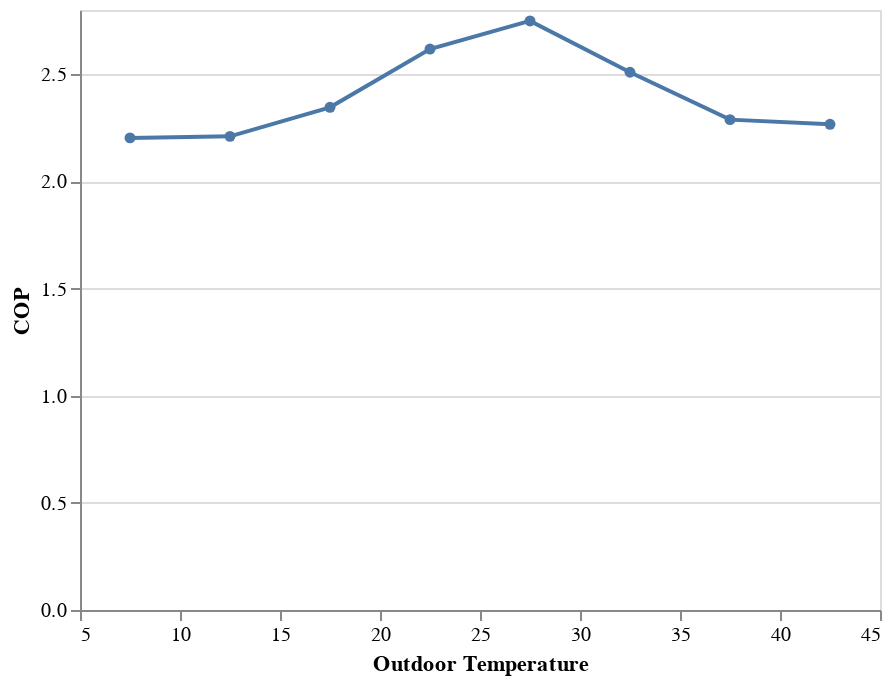

Notebook code cell kept with this figure:
### Code cell
alt.Chart(dfb).mark_line(point=True).encode(
    x = alt.X('Adj Outdoor Temp', bin=alt.Bin(maxbins=10), axis=alt.Axis(title='Outdoor Temperature')),
    y = alt.Y('mean(COP)', axis=alt.Axis(title='COP')),
)

### Figure 1 — Vega-Lite specification as saved in the notebook (floating-point values rounded to 4 significant figures)
{"$schema": "https://vega.github.io/schema/vega-lite/v2.4.3.json", "config": {"view": {"height": 300, "width": 400}}, "data": {"values": [{"Adj Outdoor Temp": 16.95, "COP": 2.225, "Cycles/Hour": 0.3035, "Remote Thermostat": false}, {"Adj Outdoor Temp": 12.8, "COP": 1.988, "Cycles/Hour": 0.2437, "Remote Thermostat": false}, {"Adj Outdoor Temp": 15.61, "COP": 2.084, "Cycles/Hour": 0.3065, "Remote Thermostat": false}, {"Adj Outdoor Temp": 26.08, "COP": 2.587, "Cycles/Hour": 0.2461, "Remote Thermostat": false}, {"Adj Outdoor Temp": 14.25, "COP": 2.231, "Cycles/Hour": 0.1857, "Remote Thermostat": false}, {"Adj Outdoor Temp": 15.42, "COP": 2.217, "Cycles/Hour": 0.3114, "Remote Thermostat": false}, {"Adj Outdoor Temp": 12.36, "COP": 2.173, "Cycles/Hour": 0.3132, "Remote Thermostat": false}, {"Adj Outdoor Temp": 19.53, "COP": 2.27, "Cycles/Hour": 0.3146, "Remote Thermostat": false}, {"Adj Outdoor Temp": 13.72, "COP": 2.322, "Cycles/Hour": 0.2532, "Remote Thermostat": false}, {"Adj Outdoor Temp": 9.323, "COP": 2.203, "Cycles/Hour": 0.2544, "Remote Thermostat": false}, {"Adj Outdoor Temp": 11.41, "COP": 2.201, "Cycles/Hour": 0.3198, "Remote Thermostat": false}, {"Adj Outdoor Temp": 11.95, "COP": 2.293, "Cycles/Hour": 0.2573, "Remote Thermostat": false}, {"Adj Outdoor Temp": 11.25, "COP": 2.264, "Cycles/Hour": 0.2588, "Remote Thermostat": false}, {"Adj Outdoor Temp": 27.87, "COP": 2.544, "Cycles/Hour": 0.3907, "Remote Thermostat": false}, {"Adj Outdoor Temp": 26.45, "COP": 2.772, "Cycles/Hour": 0.7872, "Remote Thermostat": false}, {"Adj Outdoor Temp": 17.91, "COP": 2.512, "Cycles/Hour": 0.2635, "Remote Thermostat": false}, {"Adj Outdoor Temp": 17.01, "COP": 2.399, "Cycles/Hour": 0.3316, "Remote Thermostat": false}, {"Adj Outdoor Temp": 26.02, "COP": 2.776, "Cycles/Hour": 1.001, "Remote Thermostat": false}, {"Adj Outdoor Temp": 28.31, "COP": 2.513, "Cycles/Hour": 1.745, "Remote Thermostat": false}, {"Adj Outdoor Temp": 36.26, "COP": 2.094, "Cycles/Hour": 8.315, "Remote Thermostat": false}, {"Adj Outdoor Temp": 39.28, "COP": 2.238, "Cycles/Hour": 6.327, "Remote Thermostat": false}, {"Adj Outdoor Temp": 35.1, "COP": 2.361, "Cycles/Hour": 7.385, "Remote Thermostat": false}, {"Adj Outdoor Temp": 35.49, "COP": 2.191, "Cycles/Hour": 7.1, "Remote Thermostat": false}, {"Adj Outdoor Temp": 27.49, "COP": 2.764, "Cycles/Hour": 3.329, "Remote Thermostat": false}, {"Adj Outdoor Temp": 28.97, "COP": 2.84, "Cycles/Hour": 1.883, "Remote Thermostat": false}, {"Adj Outdoor Temp": 25.25, "COP": 2.888, "Cycles/Hour": 1.617, "Remote Thermostat": false}, {"Adj Outdoor Temp": 33.57, "COP": 2.402, "Cycles/Hour": 5.094, "Remote Thermostat": false}, {"Adj Outdoor Temp": 28.33, "COP": 2.749, "Cycles/Hour": 3.132, "Remote Thermostat": false}, {"Adj Outdoor Temp": 31.67, "COP": 2.649, "Cycles/Hour": 4.662, "Remote Thermostat": false}, {"Adj Outdoor Temp": 32.82, "COP": 2.483, "Cycles/Hour": 5.337, "Remote Thermostat": false}, {"Adj Outdoor Temp": 34.26, "COP": 2.481, "Cycles/Hour": 4.729, "Remote Thermostat": false}, {"Adj Outdoor Temp": 28.35, "COP": 2.852, "Cycles/Hour": 2.925, "Remote Thermostat": false}, {"Adj Outdoor Temp": 30.87, "COP": 2.701, "Cycles/Hour": 2.357, "Remote Thermostat": false}, {"Adj Outdoor Temp": 30.03, "COP": 2.639, "Cycles/Hour": 4.01, "Remote Thermostat": false}, {"Adj Outdoor Temp": 25.68, "COP": 2.77, "Cycles/Hour": 1.945, "Remote Thermostat": false}, {"Adj Outdoor Temp": 22.28, "COP": 2.56, "Cycles/Hour": 0.3013, "Remote Thermostat": false}, {"Adj Outdoor Temp": 24.63, "COP": 2.415, "Cycles/Hour": 0.3036, "Remote Thermostat": false}, {"Adj Outdoor Temp": 19.07, "COP": 2.713, "Cycles/Hour": 0.3059, "Remote Thermostat": false}, {"Adj Outdoor Temp": 32.34, "COP": 2.577, "Cycles/Hour": 5.471, "Remote Thermostat": false}, {"Adj Outdoor Temp": 34.06, "COP": 2.474, "Cycles/Hour": 5.345, "Remote Thermostat": false}, {"Adj Outdoor Temp": 24.7, "COP": 2.877, "Cycles/Hour": 2.342, "Remote Thermostat": false}, {"Adj Outdoor Temp": 26.0, "COP": 2.966, "Cycles/Hour": 1.732, "Remote Thermostat": false}, {"Adj Outdoor Temp": 25.9, "COP": 2.713, "Cycles/Hour": 1.824, "Remote Thermostat": false}, {"Adj Outdoor Temp": 27.32, "COP": 2.754, "Cycles/Hour": 3.992, "Remote Thermostat": false}, {"Adj Outdoor Temp": 35.4, "COP": 2.05, "Cycles/Hour": 6.836, "Remote Thermostat": false}, {"Adj Outdoor Temp": 33.52, "COP": 2.227, "Cycles/Hour": 7.534, "Remote Thermostat": false}, {"Adj Outdoor Temp": 37.37, "COP": 2.227, "Cycles/Hour": 8.651, "Remote Thermostat": false}, {"Adj Outdoor Temp": 35.58, "COP": 2.196, "Cycles/Hour": 8.182, "Remote Thermostat": false}, {"Adj Outdoor Temp": 34.51, "COP": 2.196, "Cycles/Hour": 7.456, "Remote Thermostat": false}, {"Adj Outdoor Temp": 25.79, "COP": 2.873, "Cycles/Hour": 0.2758, "Remote Thermostat": false}, {"Adj Outdoor Temp": 34.93, "COP": 2.425, "Cycles/Hour": 7.784, "Remote Thermostat": false}, {"Adj Outdoor Temp": 31.9, "COP": 2.86, "Cycles/Hour": 2.43, "Remote Thermostat": false}, {"Adj Outdoor Temp": 35.89, "COP": 2.048, "Cycles/Hour": 7.542, "Remote Thermostat": false}, {"Adj Outdoor Temp": 26.52, "COP": 2.624, "Cycles/Hour": 4.931, "Remote Thermostat": false}, {"Adj Outdoor Temp": 36.03, "COP": 2.228, "Cycles/Hour": 8.304, "Remote Thermostat": false}, {"Adj Outdoor Temp": 36.31, "COP": 2.439, "Cycles/Hour": 9.866, "Remote Thermostat": false}, {"Adj Outdoor Temp": 39.32, "COP": 2.517, "Cycles/Hour": 12.39, "Remote Thermostat": false}, {"Adj Outdoor Temp": 43.56, "COP": 2.267, "Cycles/Hour": 11.33, "Remote Thermostat": false}, {"Adj Outdoor Temp": 37.82, "COP": 2.419, "Cycles/Hour": 10.93, "Remote Thermostat": false}, {"Adj Outdoor Temp": 38.65, "COP": 2.315, "Cycles/Hour": 8.524, "Remote Thermostat": false}, {"Adj Outdoor Temp": 38.03, "COP": 2.592, "Cycles/Hour": 9.449, "Remote Thermostat": false}, {"Adj Outdoor Temp": 36.87, "COP": 2.411, "Cycles/Hour": 10.36, "Remote Thermostat": false}]}, "encoding": {"x": {"axis": {"title": "Outdoor Temperature"}, "bin": {"maxbins": 10}, "field": "Adj Outdoor Temp", "type": "quantitative"}, "y": {"aggregate": "mean", "axis": {"title": "COP"}, "field": "COP", "type": "quantitative"}}, "mark": {"point": true, "type": "line"}}
